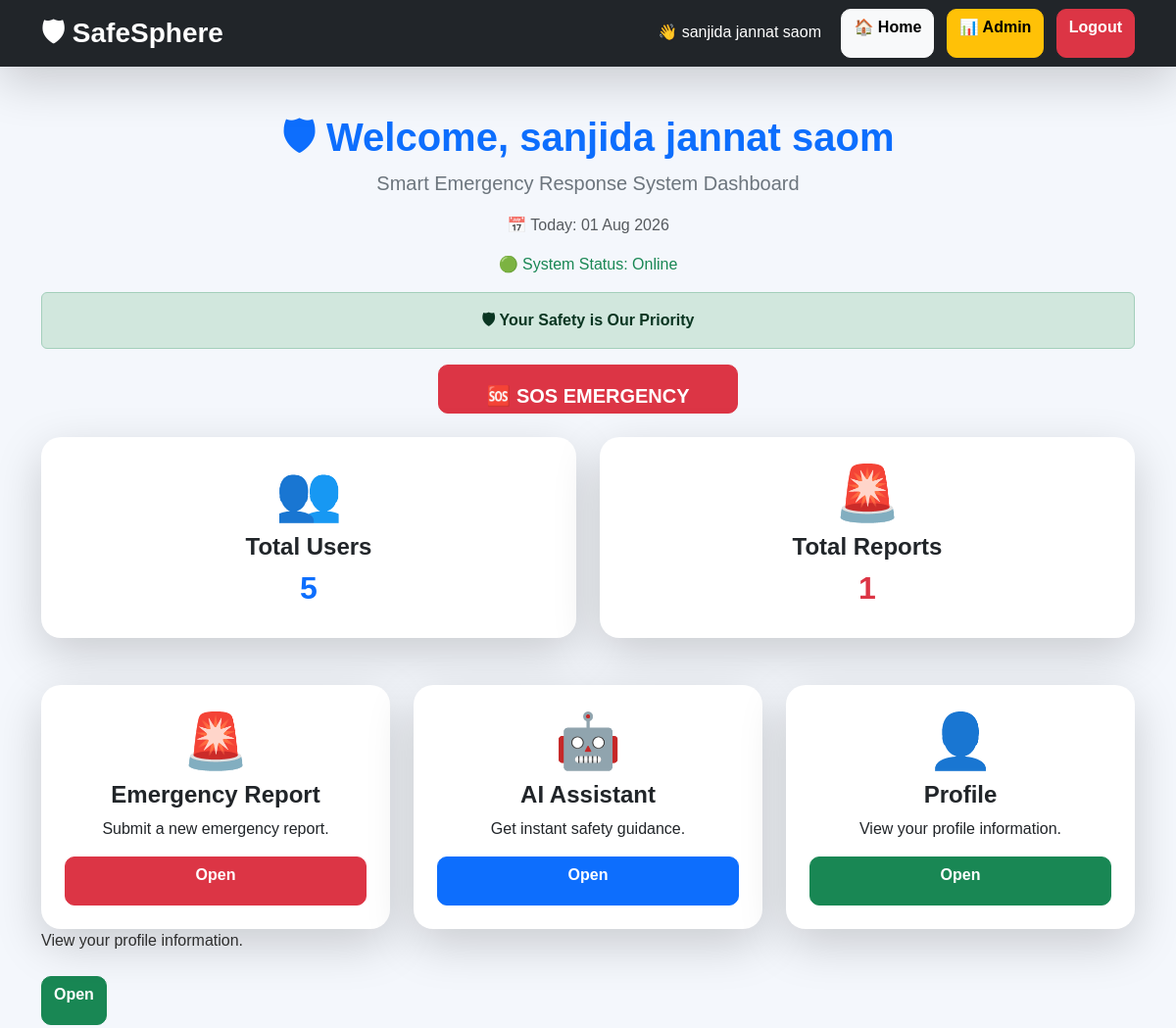
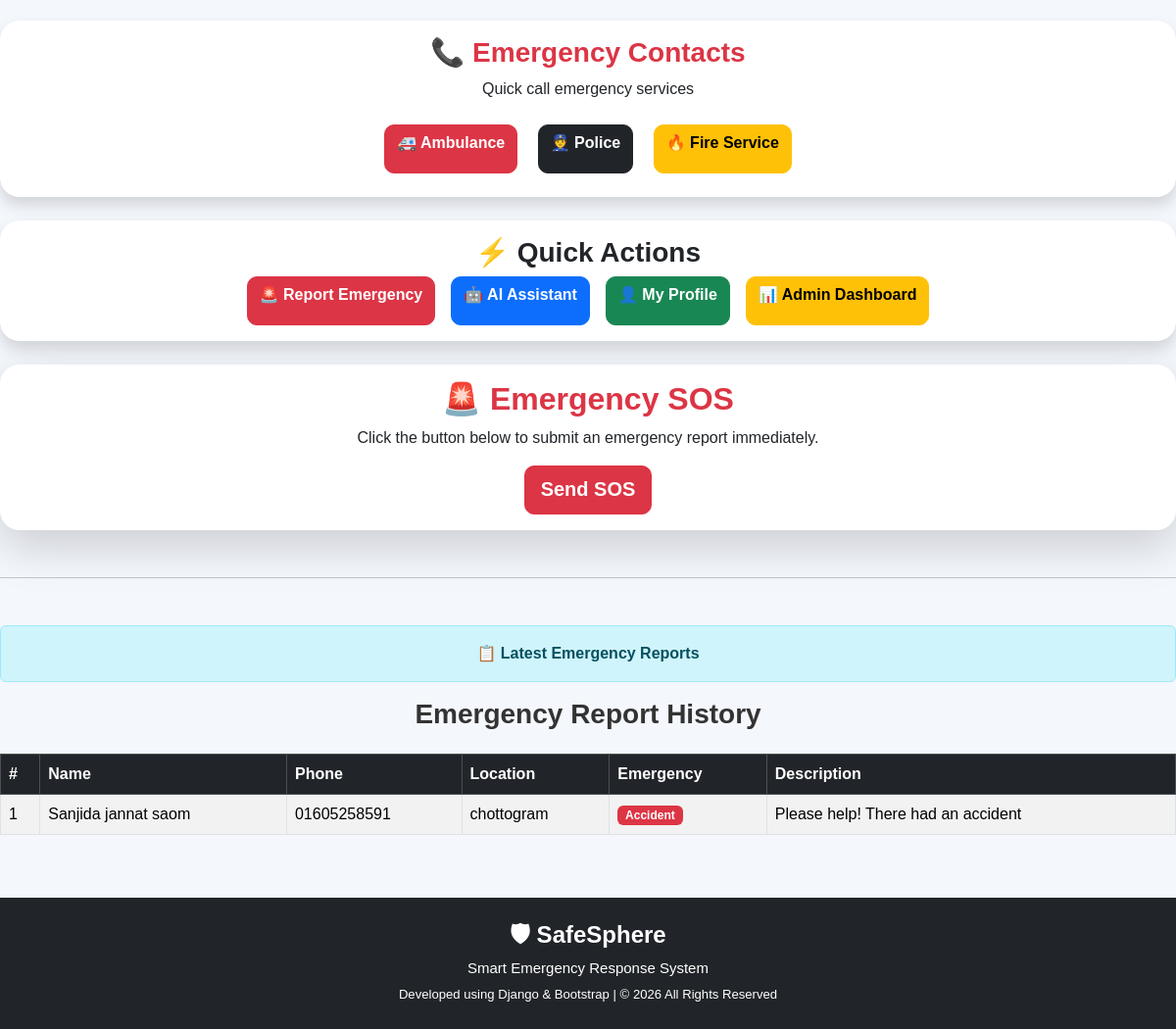
Screenshot of /dashboard/ (signed in) with the database file from the repository (2 pictures, top to bottom).
### home/models.py (models this page shows, shortened)
class EmergencyReport(models.Model):
    name = models.CharField(max_length=100)
    phone = models.CharField(max_length=20)
    location = models.CharField(max_length=200)
    emergency_type = models.CharField(max_length=50)
    description = models.TextField()

### home/views.py (the view)
# urls.py: path('dashboard/', views.dashboard, name='dashboard'),
def dashboard(request):
    if "user_id" not in request.session:
        return redirect("/login/")
    total_users = User.objects.count()
    total_reports = EmergencyReport.objects.count()
    reports = EmergencyReport.objects.all().order_by("-id")
    context = {
        "total_users": total_users,
        "total_reports": total_reports,
        "reports": reports,
        "user_name": request.session["user_name"],
    }
    return render(request, "dashboard.html", context)

### templates/dashboard.html (shortened to what this page needs)
{% load static %}
<!DOCTYPE html>
<html lang="en">
<head>
    <link href="https://cdn.jsdelivr.net/npm/bootstrap@5.3.7/dist/css/bootstrap.min.css" rel="stylesheet">
    <link rel="stylesheet" href="{% static 'css/style.css' %}">
</head>
<body>
<nav class="navbar navbar-expand-lg navbar-dark bg-dark shadow-lg">
<div class="container">
<a class="navbar-brand fw-bold" href="/">
🛡 SafeSphere
</a>
<div>
<span class="text-white me-3">
👋 {{ user_name }}
</span>
<a href="/" class="btn btn-light me-2">
🏠 Home
</a>
<a href="/admin-dashboard/" class="btn btn-warning me-2">
📊 Admin
</a>
<a href="/logout/" class="btn btn-danger">
Logout
</a>
</div>
</div>
</nav>
<div class="container mt-5">
    <h1 class="text-center text-primary fw-bold">
        🛡 Welcome, {{ user_name }}
    </h1>
    <p class="text-center text-secondary fs-5">
        Smart Emergency Response System Dashboard
    </p>
    <p class="text-center text-muted">
📅 Today: {% now "d M Y" %}
</p>
<p class="text-center text-success">
🟢 System Status: Online
</p>
<div class="alert alert-success text-center mt-3">
    <strong>🛡 Your Safety is Our Priority</strong>
</div>
    <div class="text-center mb-4">
        <a href="/report/" class="btn btn-danger btn-lg px-5 py-3">
            🆘 SOS EMERGENCY
        </a>
    </div>
    <div class="row">
<div class="col-md-6 mb-4">
<div class="card shadow-lg border-0 text-center p-4">
<h1>👥</h1>
<h4>Total Users</h4>
<h2 class="text-primary">
{{ total_users }}
</h2>
</div>
</div>
<div class="col-md-6 mb-4">
<div class="card shadow-lg border-0 text-center p-4">
<h1>🚨</h1>
<h4>Total Reports</h4>
<h2 class="text-danger">
{{ total_reports }}
</h2>
</div>
</div>
</div>
        <div class="row mt-4">
    <div class="col-md-4">
        <div class="card shadow-lg border-0 text-center p-4">
            <h1>🚨</h1>
            <h4>Emergency Report</h4>
            <p>Submit a new emergency report.</p>
            <a href="/report/" class="btn btn-danger w-100">Open</a>
        </div>
    </div>
    <div class="col-md-4">
        <div class="card shadow-lg border-0 text-center p-4">
            <h1>🤖</h1>
            <h4>AI Assistant</h4>
            <p>Get instant safety guidance.</p>
            <a href="/assistant/" class="btn btn-primary w-100">Open</a>
        </div>
    </div>
    <div class="col-md-4">
        <div class="card shadow-lg border-0 text-center p-4">
            <h1>👤</h1>
            <h4>Profile</h4>
            <p>View your profile information.</p>
            <a href="/profile/" class="btn btn-success w-100">Open</a>
        </div>
    </div>
</div>
                <p>View your profile information.</p>
                <a href="/profile/" class="btn btn-success mt-2">
                    Open
                </a>
            </div>
<div class="col-md-12 mt-4">
    <div class="card shadow border-danger">
        <div class="card-body text-center">
            <h3 class="text-danger">
                📞 Emergency Contacts
            </h3>
            <p>
                Quick call emergency services
            </p>
            <a href="tel:999" class="btn btn-danger m-2">
                🚑 Ambulance
            </a>
            <a href="tel:999" class="btn btn-dark m-2">
                👮 Police
            </a>
            <a href="tel:999" class="btn btn-warning m-2">
                🔥 Fire Service
            </a>
        </div>
    </div>
</div>
<div class="col-md-12 mt-4">
<div class="card shadow">
<div class="card-body">
<h3 class="text-center">
⚡ Quick Actions
</h3>
<div class="d-flex justify-content-center flex-wrap gap-3">
<a href="/report/" class="btn btn-danger">
🚨 Report Emergency
</a>
<a href="/assistant/" class="btn btn-primary">
🤖 AI Assistant
</a>
<a href="/profile/" class="btn btn-success">
👤 My Profile
</a>
<a href="/admin-dashboard/" class="btn btn-warning">
📊 Admin Dashboard
</a>
</div>
</div>
</div>
</div>
        <div class="col-md-12 mt-4">
            <div class="card shadow-lg border-danger">
                <div class="card-body text-center">
                    <h2 class="text-danger">
                        🚨 Emergency SOS
                    </h2>
                    <p>
                        Click the button below to submit an emergency report immediately.
                    </p>
                    <a href="/report/" class="btn btn-danger btn-lg">
                        Send SOS
                    </a>
                </div>
            </div>
        </div>
    <hr class="my-5">
    <div class="alert alert-info text-center">
<strong>📋 Latest Emergency Reports</strong>
</div>
    <h3 class="text-center mb-4">Emergency Report History</h3>
    <div class="table-responsive">
        <table class="table table-bordered table-striped table-hover">
            <thead class="table-dark">
                <tr>
    <th>#</th>
    <th>Name</th>
    <th>Phone</th>
    <th>Location</th>
    <th>Emergency</th>
    <th>Description</th>
</tr>
            </thead>
            <tbody>
            {% for report in reports %}
           <tr>
    <td>{{ forloop.counter }}</td>
    <td>{{ report.name }}</td>
    <td>{{ report.phone }}</td>
    <td>{{ report.location }}</td>
    <td>
        <span class="badge bg-danger">
            {{ report.emergency_type }}
        </span>
    </td>
    <td>{{ report.description }}</td>
</tr>
            {% empty %}
            <tr>
                <td colspan="6" class="text-center text-danger fw-bold">
    🚫 No Emergency Reports Found
</td>
            </tr>
            {% endfor %}
            </tbody>
        </table>
    </div>
<footer class="bg-dark text-white text-center p-4 mt-5">
<h4>🛡 SafeSphere</h4>
<p class="mb-1">
Smart Emergency Response System
</p>
<small>
Developed using Django & Bootstrap | © 2026 All Rights Reserved
</small>
</footer>
</body>
</html>

### static/css/style.css (style rules this page uses)
body { background:#f4f7fc; font-family:Arial, Helvetica, sans-serif; color:#333; }
.navbar { box-shadow:0 3px 12px rgba(0,0,0,.15); }
.navbar-brand { font-size:28px; font-weight:bold; }
h1,h2,h3,h4,h5 { font-weight:bold; }
.card { border:none; border-radius:18px; transition:.3s; }
.btn { border-radius:10px; font-weight:bold; }
.btn-primary { background:#0d6efd; }
.btn-danger { background:#dc3545; }
.btn-success { background:#198754; }
.table { background:#fff; border-radius:12px; }
footer { margin-top:60px; font-size:15px; padding:20px; background:#212529; color:white; text-align:center; }
.shadow { border-radius:18px; }
.card { border:none; border-radius:20px; transition:.4s; }
.card h1 { font-size:55px; }
.card { border-radius:20px; }
.btn { height:50px; font-weight:bold; border-radius:10px; }

### rows the page displays
EmergencyReport: name "Sanjida jannat saom", phone "01605258591", location "chottogram", emergency_type "Accident", description "Please help! There had an accident"

### other values shown
{{ user_name }} "sanjida jannat saom"
{{ total_users }} "5"
{{ total_reports }} "1"
